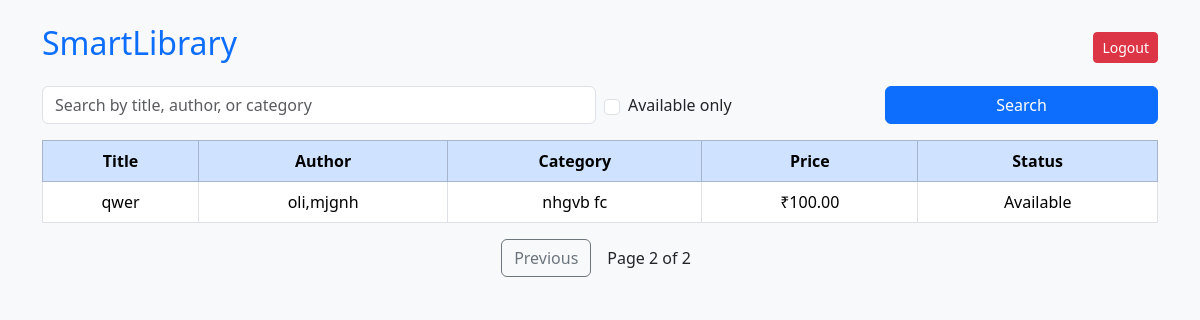
Before: /books/user?q=&page=2 (signed in) with the older database file.
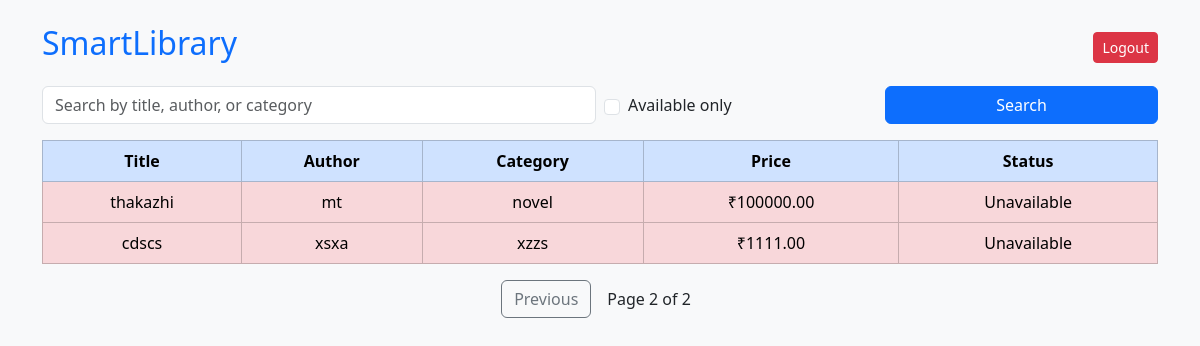
After: the same page with the newer database file.
### library_management/models.py (models this page shows, shortened)
class Book(models.Model):
    title = models.CharField(max_length=200)
    author = models.CharField(max_length=100)
    category = models.CharField(max_length=100)
    price = models.DecimalField(max_digits=8, decimal_places=2)
    availability = models.BooleanField(default=True)

### library_management/views.py (the view, shortened to what this page needs)
# urls.py: path('books/user',views.user_books,name='user-books')
@login_required(login_url='login')
def user_books(request):
    query = request.GET.get('q', '')
    available_only = request.GET.get('available', '') == 'on'
    books = Book.objects.all()
    if available_only:
        books = books.filter(availability=True)
    paginator = Paginator(books, 5)
    page_number = request.GET.get('page')
    page_obj = paginator.get_page(page_number)
    return render(request, 'user/all_books.html', {
        'page_obj': page_obj,
        'query': query,
        'available_only': available_only,
    })

### library_management/templates/user/all_books.html (shortened to what this page needs)
<!DOCTYPE html>
<html lang="en">
<head>
    <link href="https://cdn.jsdelivr.net/npm/bootstrap@5.3.3/dist/css/bootstrap.min.css" rel="stylesheet">
</head>
<body>
<div class="container mt-4">
    <div class="d-flex justify-content-between align-items-center mb-3">
        <h2>SmartLibrary</h2>
        <a href="{% url 'logout' %}" class="btn btn-danger btn-sm">Logout</a>
    </div>
    <form method="get" class="row g-2 mb-3">
        <div class="col-md-6">
            <input type="text" name="q" class="form-control" placeholder="Search by title, author, or category" value="{{ request.GET.q }}">
        </div>
        <div class="col-md-3 d-flex align-items-center">
            <input class="form-check-input me-2" type="checkbox" name="available" id="available"
                {% if request.GET.available == 'on' %}checked{% endif %}>
            <label class="form-check-label" for="available">Available only</label>
        </div>
        <div class="col-md-3">
            <button class="btn btn-primary w-100" type="submit">Search</button>
        </div>
    </form>
    <table class="table table-bordered text-center">
        <thead class="table-primary">
            <tr>
                <th>Title</th>
                <th>Author</th>
                <th>Category</th>
                <th>Price</th>
                <th>Status</th>
            </tr>
        </thead>
        <tbody>
            {% for book in page_obj %}
                <tr class="{% if not book.availability %}table-danger{% endif %}">
                    <td>{{ book.title }}</td>
                    <td>{{ book.author }}</td>
                    <td>{{ book.category }}</td>
                    <td>₹{{ book.price }}</td>
                    <td>{{ book.availability|yesno:"Available,Unavailable" }}</td>
                </tr>
            {% empty %}
                <tr>
                    <td colspan="5" class="text-muted">No books found.</td>
                </tr>
            {% endfor %}
        </tbody>
    </table>
    <div class="d-flex justify-content-center mt-3">
        {% if page_obj.has_previous %}
            <a href="?q={{ request.GET.q }}{% if request.GET.available %}&available=on{% endif %}&page={{ page_obj.previous_page_number }}" class="btn btn-outline-secondary me-2">Previous</a>
        {% endif %}
        <span class="align-self-center mx-2">
            Page {{ page_obj.number }} of {{ page_obj.paginator.num_pages }}
        </span>
    </div>
</div>
</body>
</html>

Changed rows visible on the page:
removed Book: title "qwer", author "oli,mjgnh", category "nhgvb fc", price "100.00", availability "Available"
added Book: title "thakazhi", author "mt", category "novel", price "100000.00", availability "Unavailable"
added Book: title "cdscs", author "xsxa", category "xzzs", price "1111.00", availability "Unavailable"
